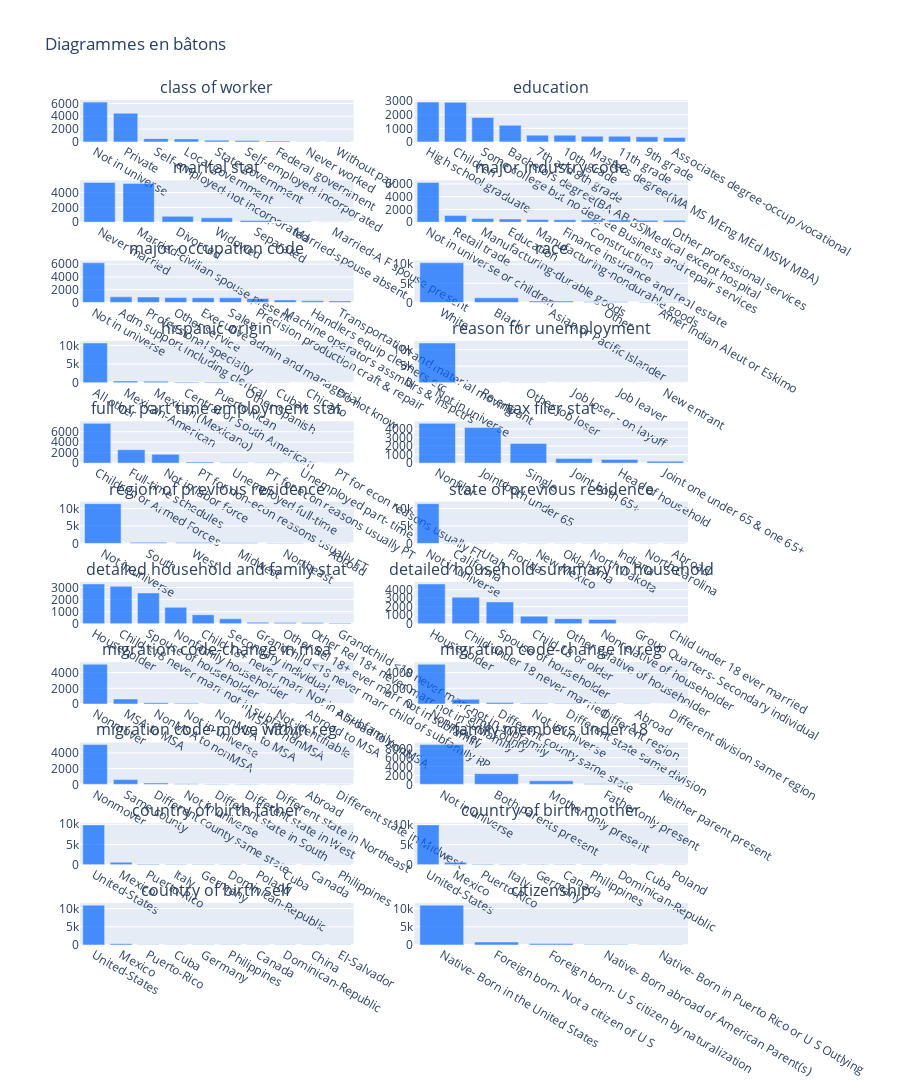

The notebook cell this image was saved under:
### Code cell
trace_diagramme(df, columns=cols_for_bars, type_diagramme="barre")

### Figure 1 — Plotly figure (JSON) as saved in the notebook; plotly's stock layout.template omitted (floating-point values rounded to 4 significant figures)
{"data": [{"marker": {"color": "rgba(0, 100, 255, 0.7)"}, "type": "bar", "x": ["Not in universe", "Private", "Self-employed-not incorporated", "Local government", "State government", "Self-employed-incorporated", "Federal government", "Never worked", "Without pay"], "xaxis": "x", "y": [6216, 4472, 511, 462, 268, 216, 156, 20, 7], "yaxis": "y"}, {"marker": {"color": "rgba(0, 100, 255, 0.7)"}, "type": "bar", "x": ["High school graduate", "Children", "Some college but no degree", "Bachelors degree(BA AB BS)", "7th and 8th grade", "10th grade", "Masters degree(MA MS MEng MEd MSW MBA)", "11th grade", "9th grade", "Associates degree-occup /vocational"], "xaxis": "x2", "y": [2937, 2917, 1798, 1225, 497, 495, 422, 416, 375, 333], "yaxis": "y2"}, {"marker": {"color": "rgba(0, 100, 255, 0.7)"}, "type": "bar", "x": ["Never married", "Married-civilian spouse present", "Divorced", "Widowed", "Separated", "Married-spouse absent", "Married-A F spouse present"], "xaxis": "x3", "y": [5368, 5235, 790, 586, 218, 93, 38], "yaxis": "y3"}, {"marker": {"color": "rgba(0, 100, 255, 0.7)"}, "type": "bar", "x": ["Not in universe or children", "Retail trade", "Manufacturing-durable goods", "Education", "Manufacturing-nondurable goods", "Finance insurance and real estate", "Construction", "Business and repair services", "Medical except hospital", "Other professional services"], "xaxis": "x4", "y": [6236, 1069, 565, 502, 422, 387, 353, 340, 297, 291], "yaxis": "y4"}, {"marker": {"color": "rgba(0, 100, 255, 0.7)"}, "type": "bar", "x": ["Not in universe", "Adm support including clerical", "Professional specialty", "Other service", "Executive admin and managerial", "Sales", "Precision production craft & repair", "Machine operators assmblrs & inspctrs", "Handlers equip cleaners etc", "Transportation and material moving"], "xaxis": "x5", "y": [6236, 886, 857, 772, 755, 735, 649, 403, 259, 248], "yaxis": "y5"}, {"marker": {"color": "rgba(0, 100, 255, 0.7)"}, "type": "bar", "x": ["White", "Black", "Asian or Pacific Islander", "Other", "Amer Indian Aleut or Eskimo"], "xaxis": "x6", "y": [10367, 1223, 367, 220, 151], "yaxis": "y6"}, {"marker": {"color": "rgba(0, 100, 255, 0.7)"}, "type": "bar", "x": ["All other", "Mexican-American", "Mexican (Mexicano)", "Central or South American", "Puerto Rican", "Other Spanish", "Cuban", "Chicano", "Do not know"], "xaxis": "x7", "y": [10652, 504, 426, 224, 202, 169, 74, 20, 17], "yaxis": "y7"}, {"marker": {"color": "rgba(0, 100, 255, 0.7)"}, "type": "bar", "x": ["Not in universe", "Re-entrant", "Other job loser", "Job loser - on layoff", "Job leaver", "New entrant"], "xaxis": "x8", "y": [11975, 126, 123, 55, 29, 20], "yaxis": "y8"}, {"marker": {"color": "rgba(0, 100, 255, 0.7)"}, "type": "bar", "x": ["Children or Armed Forces", "Full-time schedules", "Not in labor force", "PT for non-econ reasons usually FT", "Unemployed full-time", "PT for econ reasons usually PT", "Unemployed part- time", "PT for econ reasons usually FT"], "xaxis": "x9", "y": [7592, 2558, 1683, 214, 125, 64, 59, 33], "yaxis": "y9"}, {"marker": {"color": "rgba(0, 100, 255, 0.7)"}, "type": "bar", "x": ["Nonfiler", "Joint both under 65", "Single", "Joint both 65+", "Head of household", "Joint one under 65 & one 65+"], "xaxis": "x10", "y": [4657, 4172, 2310, 531, 426, 232], "yaxis": "y10"}, {"marker": {"color": "rgba(0, 100, 255, 0.7)"}, "type": "bar", "x": ["Not in universe", "South", "West", "Midwest", "Northeast", "Abroad"], "xaxis": "x11", "y": [11354, 309, 250, 225, 163, 27], "yaxis": "y11"}, {"marker": {"color": "rgba(0, 100, 255, 0.7)"}, "type": "bar", "x": ["Not in universe", "California", "Utah", "Florida", "New Mexico", "Oklahoma", "North Dakota", "Indiana", "North Carolina", "Abroad"], "xaxis": "x12", "y": [11354, 102, 63, 56, 43, 41, 38, 35, 34, 33], "yaxis": "y12"}, {"marker": {"color": "rgba(0, 100, 255, 0.7)"}, "type": "bar", "x": ["Householder", "Child <18 never marr not in subfamily", "Spouse of householder", "Nonfamily householder", "Child 18+ never marr Not in a subfamily", "Secondary individual", "Grandchild <18 never marr child of subfamily RP", "Other Rel 18+ ever marr not in subfamily", "Other Rel 18+ never marr not in subfamily", "Grandchild <18 never marr not in subfamily"], "xaxis": "x13", "y": [3294, 3103, 2550, 1360, 747, 407, 123, 114, 100, 70], "yaxis": "y13"}, {"marker": {"color": "rgba(0, 100, 255, 0.7)"}, "type": "bar", "x": ["Householder", "Child under 18 never married", "Spouse of householder", "Child 18 or older", "Other relative of householder", "Nonrelative of householder", "Group Quarters- Secondary individual", "Child under 18 ever married"], "xaxis": "x14", "y": [4656, 3113, 2552, 891, 597, 506, 9, 4], "yaxis": "y14"}, {"marker": {"color": "rgba(0, 100, 255, 0.7)"}, "type": "bar", "x": ["Nonmover", "MSA to MSA", "NonMSA to nonMSA", "Not in universe", "NonMSA to MSA", "MSA to nonMSA", "Not identifiable", "Abroad to MSA", "Abroad to nonMSA"], "xaxis": "x15", "y": [5059, 652, 182, 89, 42, 40, 31, 26, 1], "yaxis": "y15"}, {"marker": {"color": "rgba(0, 100, 255, 0.7)"}, "type": "bar", "x": ["Nonmover", "Same county", "Different county same state", "Not in universe", "Different state same division", "Different region", "Abroad", "Different division same region"], "xaxis": "x16", "y": [5059, 606, 188, 89, 65, 65, 27, 23], "yaxis": "y16"}, {"marker": {"color": "rgba(0, 100, 255, 0.7)"}, "type": "bar", "x": ["Nonmover", "Same county", "Different county same state", "Not in universe", "Different state in South", "Different state in West", "Different state in Northeast", "Abroad", "Different state in Midwest"], "xaxis": "x17", "y": [5059, 606, 188, 89, 57, 42, 30, 27, 24], "yaxis": "y17"}, {"marker": {"color": "rgba(0, 100, 255, 0.7)"}, "type": "bar", "x": ["Not in universe", "Both parents present", "Mother only present", "Father only present", "Neither parent present"], "xaxis": "x18", "y": [8899, 2402, 796, 126, 105], "yaxis": "y18"}, {"marker": {"color": "rgba(0, 100, 255, 0.7)"}, "type": "bar", "x": ["United-States", "Mexico", "Puerto-Rico", "Italy", "Germany", "Dominican-Republic", "Poland", "Cuba", "Canada", "Philippines"], "xaxis": "x19", "y": [9849, 609, 165, 130, 93, 82, 79, 78, 77, 76], "yaxis": "y19"}, {"marker": {"color": "rgba(0, 100, 255, 0.7)"}, "type": "bar", "x": ["United-States", "Mexico", "Puerto-Rico", "Italy", "Germany", "Canada", "Philippines", "Dominican-Republic", "Cuba", "Poland"], "xaxis": "x20", "y": [9906, 600, 144, 104, 87, 86, 85, 74, 74, 73], "yaxis": "y20"}, {"marker": {"color": "rgba(0, 100, 255, 0.7)"}, "type": "bar", "x": ["United-States", "Mexico", "Puerto-Rico", "Cuba", "Germany", "Philippines", "Canada", "Dominican-Republic", "China", "El-Salvador"], "xaxis": "x21", "y": [10909, 360, 92, 63, 60, 59, 54, 43, 38, 38], "yaxis": "y21"}, {"marker": {"color": "rgba(0, 100, 255, 0.7)"}, "type": "bar", "x": ["Native- Born in the United States", "Foreign born- Not a citizen of U S", "Foreign born- U S citizen by naturalization", "Native- Born abroad of American Parent(s)", "Native- Born in Puerto Rico or U S Outlying"], "xaxis": "x22", "y": [10909, 817, 395, 111, 96], "yaxis": "y22"}], "layout": {"annotations": [{"font": {"size": 16}, "showarrow": false, "text": "class of worker", "x": 0.225, "xanchor": "center", "xref": "paper", "y": 1.0, "yanchor": "bottom", "yref": "paper"}, {"font": {"size": 16}, "showarrow": false, "text": "education", "x": 0.775, "xanchor": "center", "xref": "paper", "y": 1.0, "yanchor": "bottom", "yref": "paper"}, {"font": {"size": 16}, "showarrow": false, "text": "marital stat", "x": 0.225, "xanchor": "center", "xref": "paper", "y": 0.905, "yanchor": "bottom", "yref": "paper"}, {"font": {"size": 16}, "showarrow": false, "text": "major industry code", "x": 0.775, "xanchor": "center", "xref": "paper", "y": 0.905, "yanchor": "bottom", "yref": "paper"}, {"font": {"size": 16}, "showarrow": false, "text": "major occupation code", "x": 0.225, "xanchor": "center", "xref": "paper", "y": 0.8099, "yanchor": "bottom", "yref": "paper"}, {"font": {"size": 16}, "showarrow": false, "text": "race", "x": 0.775, "xanchor": "center", "xref": "paper", "y": 0.8099, "yanchor": "bottom", "yref": "paper"}, {"font": {"size": 16}, "showarrow": false, "text": "hispanic origin", "x": 0.225, "xanchor": "center", "xref": "paper", "y": 0.7149, "yanchor": "bottom", "yref": "paper"}, {"font": {"size": 16}, "showarrow": false, "text": "reason for unemployment", "x": 0.775, "xanchor": "center", "xref": "paper", "y": 0.7149, "yanchor": "bottom", "yref": "paper"}, {"font": {"size": 16}, "showarrow": false, "text": "full or part time employment stat", "x": 0.225, "xanchor": "center", "xref": "paper", "y": 0.6198, "yanchor": "bottom", "yref": "paper"}, {"font": {"size": 16}, "showarrow": false, "text": "tax filer stat", "x": 0.775, "xanchor": "center", "xref": "paper", "y": 0.6198, "yanchor": "bottom", "yref": "paper"}, {"font": {"size": 16}, "showarrow": false, "text": "region of previous residence", "x": 0.225, "xanchor": "center", "xref": "paper", "y": 0.5248, "yanchor": "bottom", "yref": "paper"}, {"font": {"size": 16}, "showarrow": false, "text": "state of previous residence", "x": 0.775, "xanchor": "center", "xref": "paper", "y": 0.5248, "yanchor": "bottom", "yref": "paper"}, {"font": {"size": 16}, "showarrow": false, "text": "detailed household and family stat", "x": 0.225, "xanchor": "center", "xref": "paper", "y": 0.4298, "yanchor": "bottom", "yref": "paper"}, {"font": {"size": 16}, "showarrow": false, "text": "detailed household summary in household", "x": 0.775, "xanchor": "center", "xref": "paper", "y": 0.4298, "yanchor": "bottom", "yref": "paper"}, {"font": {"size": 16}, "showarrow": false, "text": "migration code-change in msa", "x": 0.225, "xanchor": "center", "xref": "paper", "y": 0.3347, "yanchor": "bottom", "yref": "paper"}, {"font": {"size": 16}, "showarrow": false, "text": "migration code-change in reg", "x": 0.775, "xanchor": "center", "xref": "paper", "y": 0.3347, "yanchor": "bottom", "yref": "paper"}, {"font": {"size": 16}, "showarrow": false, "text": "migration code-move within reg", "x": 0.225, "xanchor": "center", "xref": "paper", "y": 0.2397, "yanchor": "bottom", "yref": "paper"}, {"font": {"size": 16}, "showarrow": false, "text": "family members under 18", "x": 0.775, "xanchor": "center", "xref": "paper", "y": 0.2397, "yanchor": "bottom", "yref": "paper"}, {"font": {"size": 16}, "showarrow": false, "text": "country of birth father", "x": 0.225, "xanchor": "center", "xref": "paper", "y": 0.1446, "yanchor": "bottom", "yref": "paper"}, {"font": {"size": 16}, "showarrow": false, "text": "country of birth mother", "x": 0.775, "xanchor": "center", "xref": "paper", "y": 0.1446, "yanchor": "bottom", "yref": "paper"}, {"font": {"size": 16}, "showarrow": false, "text": "country of birth self", "x": 0.225, "xanchor": "center", "xref": "paper", "y": 0.04959, "yanchor": "bottom", "yref": "paper"}, {"font": {"size": 16}, "showarrow": false, "text": "citizenship", "x": 0.775, "xanchor": "center", "xref": "paper", "y": 0.04959, "yanchor": "bottom", "yref": "paper"}], "height": 3300, "showlegend": false, "title": {"text": "Diagrammes en bâtons"}, "xaxis": {"anchor": "y", "domain": [0, 0.45]}, "xaxis10": {"anchor": "y10", "domain": [0.55, 1]}, "xaxis11": {"anchor": "y11", "domain": [0, 0.45]}, "xaxis12": {"anchor": "y12", "domain": [0.55, 1]}, "xaxis13": {"anchor": "y13", "domain": [0, 0.45]}, "xaxis14": {"anchor": "y14", "domain": [0.55, 1]}, "xaxis15": {"anchor": "y15", "domain": [0, 0.45]}, "xaxis16": {"anchor": "y16", "domain": [0.55, 1]}, "xaxis17": {"anchor": "y17", "domain": [0, 0.45]}, "xaxis18": {"anchor": "y18", "domain": [0.55, 1]}, "xaxis19": {"anchor": "y19", "domain": [0, 0.45]}, "xaxis2": {"anchor": "y2", "domain": [0.55, 1]}, "xaxis20": {"anchor": "y20", "domain": [0.55, 1]}, "xaxis21": {"anchor": "y21", "domain": [0, 0.45]}, "xaxis22": {"anchor": "y22", "domain": [0.55, 1]}, "xaxis3": {"anchor": "y3", "domain": [0, 0.45]}, "xaxis4": {"anchor": "y4", "domain": [0.55, 1]}, "xaxis5": {"anchor": "y5", "domain": [0, 0.45]}, "xaxis6": {"anchor": "y6", "domain": [0.55, 1]}, "xaxis7": {"anchor": "y7", "domain": [0, 0.45]}, "xaxis8": {"anchor": "y8", "domain": [0.55, 1]}, "xaxis9": {"anchor": "y9", "domain": [0, 0.45]}, "yaxis": {"anchor": "x", "domain": [0.9504, 1.0]}, "yaxis10": {"anchor": "x10", "domain": [0.5702, 0.6198]}, "yaxis11": {"anchor": "x11", "domain": [0.4752, 0.5248]}, "yaxis12": {"anchor": "x12", "domain": [0.4752, 0.5248]}, "yaxis13": {"anchor": "x13", "domain": [0.3802, 0.4298]}, "yaxis14": {"anchor": "x14", "domain": [0.3802, 0.4298]}, "yaxis15": {"anchor": "x15", "domain": [0.2851, 0.3347]}, "yaxis16": {"anchor": "x16", "domain": [0.2851, 0.3347]}, "yaxis17": {"anchor": "x17", "domain": [0.1901, 0.2397]}, "yaxis18": {"anchor": "x18", "domain": [0.1901, 0.2397]}, "yaxis19": {"anchor": "x19", "domain": [0.09504, 0.1446]}, "yaxis2": {"anchor": "x2", "domain": [0.9504, 1.0]}, "yaxis20": {"anchor": "x20", "domain": [0.09504, 0.1446]}, "yaxis21": {"anchor": "x21", "domain": [0, 0.04959]}, "yaxis22": {"anchor": "x22", "domain": [0, 0.04959]}, "yaxis3": {"anchor": "x3", "domain": [0.8554, 0.905]}, "yaxis4": {"anchor": "x4", "domain": [0.8554, 0.905]}, "yaxis5": {"anchor": "x5", "domain": [0.7603, 0.8099]}, "yaxis6": {"anchor": "x6", "domain": [0.7603, 0.8099]}, "yaxis7": {"anchor": "x7", "domain": [0.6653, 0.7149]}, "yaxis8": {"anchor": "x8", "domain": [0.6653, 0.7149]}, "yaxis9": {"anchor": "x9", "domain": [0.5702, 0.6198]}}}
